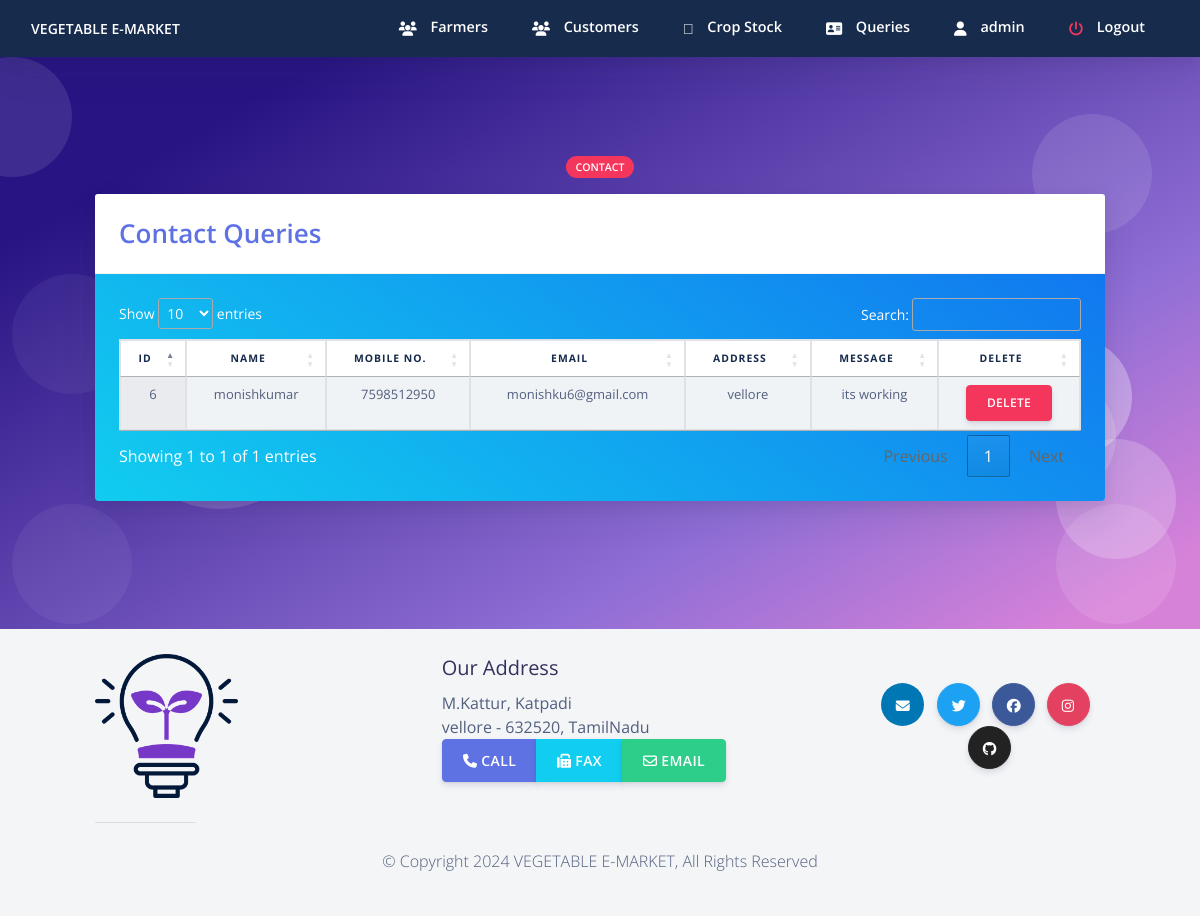
Page /admin/aviewmsg.php (signed in) on the committed database.
### tables this page shows
CREATE TABLE IF NOT EXISTS `contactus` (
  `c_id` int NOT NULL AUTO_INCREMENT,
  `c_name` varchar(100) NOT NULL,
  `c_mobile` varchar(100) NOT NULL,
  `c_email` varchar(100) NOT NULL,
  `c_address` varchar(500) NOT NULL,
  `c_message` text NOT NULL,
  PRIMARY KEY (`c_id`)
);

### admin/aviewmsg.php (the view, shortened to what this page needs)
<?php
$user = $_SESSION['admin_login_user'];
$query4 = "SELECT * from admin where admin_name ='$user'";
              $ses_sq4 = mysqli_query($conn, $query4);
              $row4 = mysqli_fetch_assoc($ses_sq4);
              $para2 = $row4['admin_name'];
?>
<!DOCTYPE html>
<html>
<?php require ('aheader.php');  ?>
  <body class="bg-white" id="top">
<?php require ('anav.php');  ?>
  <section class="section section-shaped section-lg">
    <div class="shape shape-style-1 shape-primary">
      <span></span>
      <span></span>
      <span></span>
      <span></span>
      <span></span>
      <span></span>
      <span></span>
      <span></span>
      <span></span>
      <span></span>
    </div>
<div class="container ">
    	 <div class="row">
          <div class="col-md-8 mx-auto text-center">
            <span class="badge badge-danger badge-pill mb-3">Contact</span>
          </div>
        </div>
          <div class="row row-content">
            <div class="col-md-12 mb-3">
				<div class="card text-white bg-gradient-info mb-3">
				  <div class="card-header">
				  <span class=" text-primary display-4" > Contact Queries  </span>
				  </div>
				  <div class="card-body text-white">
				<table class="table table-striped table-hover table-bordered bg-gradient-white text-center display" id="myTable">
				<thead>
						<tr class="font-weight-bold text-default text-center">
								<th class=" text-center"> ID </th>
								 <th class=" text-center"> Name </th>
								 <th class=" text-center"> Mobile No. </th>
								 <th class=" text-center"> Email </th>
								 <th class=" text-center"> Address </th>
								 <th class=" text-center"> Message </th>
								 <th class=" text-center"> Delete </th>
						</tr>
				</thead>
				<tbody>
						<?php
					$q = "select * from contactus";
								$query = mysqli_query($conn,$q);
								while($res = mysqli_fetch_array($query)){
				 ?>
		 <tr class="text-center">
							 <td> <?php echo $res['c_id'];  ?> </td>
							 <td> <?php echo $res['c_name'];  ?> </td>
							 <td> <?php echo $res['c_mobile'];  ?> </td>
							 <td> <?php echo $res['c_email'];  ?> </td>
							 <td> <?php echo $res['c_address'];  ?> </td>
							 <td> <?php echo $res['c_message'];  ?> </td>
						<td > <button class="btn btn-sm btn-danger" > <a href="amsgdelete.php?id=<?php echo $res['c_id']; ?>"  class=" nav-link text-white">Delete</a> </button> </td>
</tr>
							 <?php
							 }
							  ?>
				</tbody>
				  </table>
				  </div>
				</div>
            </div>
          </div>
        </div>
</section>
    <?php require("footer.php");?>
</body>
</html>

### admin/anav.php (shortened to what this page needs)
<nav
     id="navbar-main"
     class="
       navbar navbar-main navbar-expand-lg
       bg-default
       navbar-light
       position-sticky
       top-0
       shadow
       py-0
     "
   >
     <div class="container-fluid">
       <ul class="navbar-nav navbar-nav-hover align-items-lg-center">
         <li class="nav-item dropdown">
           <a href="../index.php" class="navbar-brand mr-lg-5 text-white">
           VEGETABLE E-MARKET
           </a>
         </li>
       </ul>
       <div class="navbar-collapse collapse bg-default" id="navbar_global">
         <ul class="navbar-nav align-items-lg-center ml-auto topnav">
		 <li class="nav-item">
             <a href="afarmers.php" class="nav-link">
               <span class="text-white nav-link-inner--text font-weight-bold"
                 ><i class="text-white fas fa-users"></i> Farmers</span
               >
             </a>
           </li>
		<li class="nav-item">
             <a href="acustomers.php" class="nav-link">
               <span class="text-white nav-link-inner--text font-weight-bold"
                 ><i class="text-white fas fa-users"></i> Customers</span
               >
             </a>
           </li>
		<li class="nav-item">
             <a href="aproducedcrop.php" class="nav-link">
               <span class="text-white nav-link-inner--text font-weight-bold"
                 ><i class="text-white fad fa-store-alt"></i> Crop Stock</span
               >
             </a>
           </li>
		<li class="nav-item">
             <a href="aviewmsg.php" class="nav-link">
               <span class="text-white nav-link-inner--text font-weight-bold"
                 ><i class="text-white fas fa-address-card"></i> Queries</span
               >
             </a>
           </li>
	   <li class="nav-item">
             <a href="aprofile.php" class="nav-link">
               <span class="text-white nav-link-inner--text font-weight-bold"
                 ><i class="text-white fas fa-user"></i> <?php echo $para2 ?> </span
               >
             </a>
           </li>
	   <li class="nav-item">
             <a href="alogout.php" class="nav-link">
               <span class="text-white nav-link-inner--text font-weight-bold"
                 ><i class="text-danger fas fa-power-off"></i> Logout </span
               >
             </a>
           </li>
         </ul>
       </div>
     </div>
   </nav>

### admin/anav.php (style rules this page uses)
.topnav a { border-bottom: 3px solid transparent; }

### rows in the picture
contactus: c_id "6", c_name "monishkumar", c_mobile "7598512950", c_email "monishku6@gmail.com", c_address "vellore", c_message "its working"

### other values in the picture
$para2 "admin"
